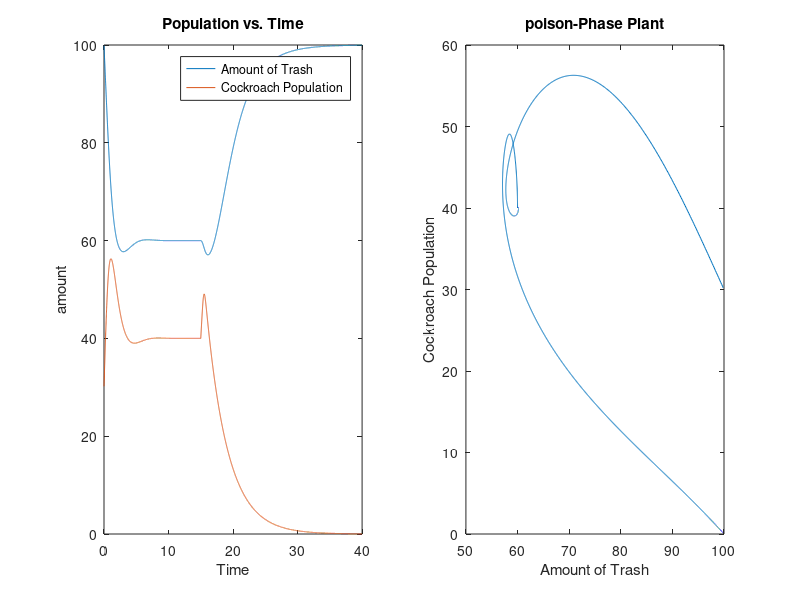

MATLAB code to generate this figure:
function kill_cockroach
clc;clear;close all
%%
action = 'poison';
%%
t0 = 0;
tfinal = 40;
x0 = [100 30]';
tfinal = tfinal*(1+eps);
tau = 0.005;
handleFunc = @(t,x)pop(t,x);
iter = 1;
x = x0;
for t=t0:tau:tfinal
    if t==15
        switch action
            case 'none'
            case 'dump'
                x(1) = x(1)*0.00;
            case 'trap'
                handleFunc = @(t,x)pop_trap(t,x);
            case 'kill'
                x(2) = x(2)*0.01;
            case 'poison'
                tmp = zeros(4, 1);
                tmp(1) = x(1);
                num_infect = 1;
                tmp(2) = x(2) - num_infect;
                tmp(3) = num_infect;
                x = tmp;
                handleFunc = @(t,x)pop_SIR(t,x);
            otherwise
            	error('error action!')
        end      
    end
    [xnext] = RK4step(handleFunc,t,x,tau,4);
    xtrace(iter) = xnext(1);
    if numel(x) == 4
        ytrace(iter) = xnext(2) + xnext(3);
    else
        ytrace(iter) = xnext(2);
    end
    x = xnext;
    iter = iter + 1;
end

subplot(1,2,1)
plot(0:tau:tfinal,xtrace,0:tau:tfinal,ytrace)
legend('Amount of Trash', 'Cockroach Population')
title('Population vs. Time')
xlabel('Time');ylabel('amount')
subplot(1,2,2)
plot(xtrace, ytrace)
title([action, '-Phase Plant'])
xlabel('Amount of Trash');ylabel('Cockroach Population')
set(gcf, 'color', [1 1 1], 'unit', 'norm', 'pos', [0.2 0.2 0.7 0.5])
end

function dy = pop(t,y)
dy = zeros(2, 1);
dy(1) = y(1) * (1 - 1*y(1)/100) - 0.01 * y(1) * y(2);
dy(2) = -y(2) * (1 + 1*y(2)/50) + 0.03 * y(2) * y(1);
end

function dy = pop_trap(t,y)
dy = zeros(2, 1);
dy(1) = y(1) * (1 - y(1)/100) - 0.01 * y(1) * y(2);
dy(2) = -y(2) * (1 + y(2)/50) + 0.03 * y(2) * y(1) - 0.15 * y(2);
end

function dy = pop_SIR(t,y)
lambda = 0.2;
u = 0.3;
v = 0.00;
dy = zeros(4, 1); % trash/S/I/R
dy(1) = y(1) * (1 - y(1)/100) - 0.01 * y(1) * (y(2) + y(3));
dy(2) = -lambda * y(2) * y(3) + v - v * y(2) + 0.01 * y(2) * y(1);
dy(3) = lambda * y(2) * y(3) - u * y(3) - v * y(3) + 0.00 * y(3) * y(1);
dy(4) = u * y(3) - v * y(4);
end

function [Xnext] = RK4step(fun,t,X,h,opt)
    K1 = fun(t,X);
    if opt == 1
        Xnext = X + h*K1;
    else
        K2 = fun(t+h/2,X+h/2*K1);
        K3 = fun(t+h/2,X+h/2*K2);
        K4 = fun(t+h,X+h*K3);
        Xnext = X + h/6*(K1 + 2*K2 + 2*K3 + K4);
    end
end